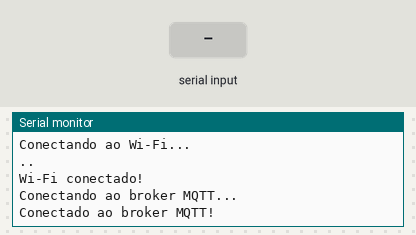
A sketch run on a simulated ESP32. On the bench: the last lines printed to the serial monitor. The inputs (shaded band) are chosen by the test bench. WiFi joins after 1.5 s; servers stay silent unless stated; no MQTT or app messages arrive unless stated.

Above: at 3.2 s.
3.3 s: "1\n" received over the second serial link
At 4.7 s:
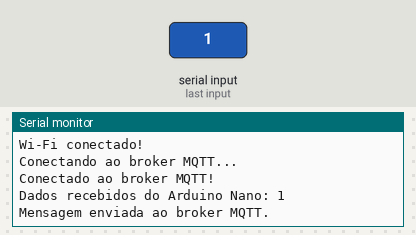
5.0 s: "0\n" received over the second serial link
At 6.1 s:
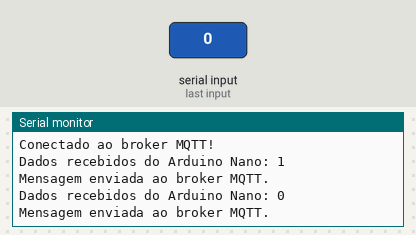
6.5 s: "2\n" received over the second serial link
At 7.3 s:
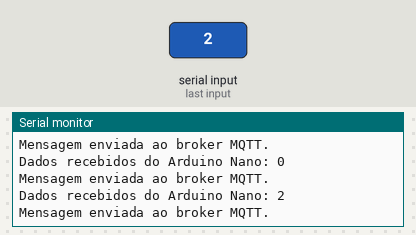

The sketch:

ESP32.ino
```cpp
#include <WiFi.h>
#include <PubSubClient.h>

const char* ssid = "VIVOFIBRA";
const char* password = "V20052003V20052003";

const char* mqttServer = "192.168.15.4";
const int mqttPort = 1883;
const char* mqttUser = "";
const char* mqttPassword = "";

HardwareSerial SerialPort(2);

WiFiClient espClient;
PubSubClient client(espClient);

void setup() {
  SerialPort.begin(9600, SERIAL_8N1, 16, 17);
  Serial.begin(115200);

  Serial.println("Conectando ao Wi-Fi...");
  WiFi.begin(ssid, password);
  while (WiFi.status() != WL_CONNECTED) {
    delay(1000);
    Serial.print(".");
  }
  Serial.println("\nWi-Fi conectado!");

  client.setServer(mqttServer, mqttPort);

  connectToMQTT();
}

void loop() {
  if (!client.connected()) {
    connectToMQTT();
  }
  client.loop();

  if (SerialPort.available()) {
    String data = SerialPort.readStringUntil('\n');
    Serial.print("Dados recebidos do Arduino Nano: ");
    Serial.println(data);

    char message[50];
    snprintf(message, 50, "Nivel de agua: %s cm", data.c_str());
    client.publish("sensor/agua", message);
    Serial.println("Mensagem enviada ao broker MQTT.");
  }

  delay(500);
}

void connectToMQTT() {
  while (!client.connected()) {
    Serial.println("Conectando ao broker MQTT...");
    if (client.connect("ESP32Client", mqttUser, mqttPassword)) {
      Serial.println("Conectado ao broker MQTT!");
    } else {
      Serial.print("Falha na conexão. Código: ");
      Serial.println(client.state());
      delay(2000);
    }
  }
}
```

Measured:
- after the input at 3.3 s, the serial monitor: prints a new line after 0.25 s (image 1)
- after the input at 5.0 s, the serial monitor: prints a new line after 0.06 s (image 2)
- after the input at 6.5 s, the serial monitor: prints a new line after 0.06 s (image 3)
